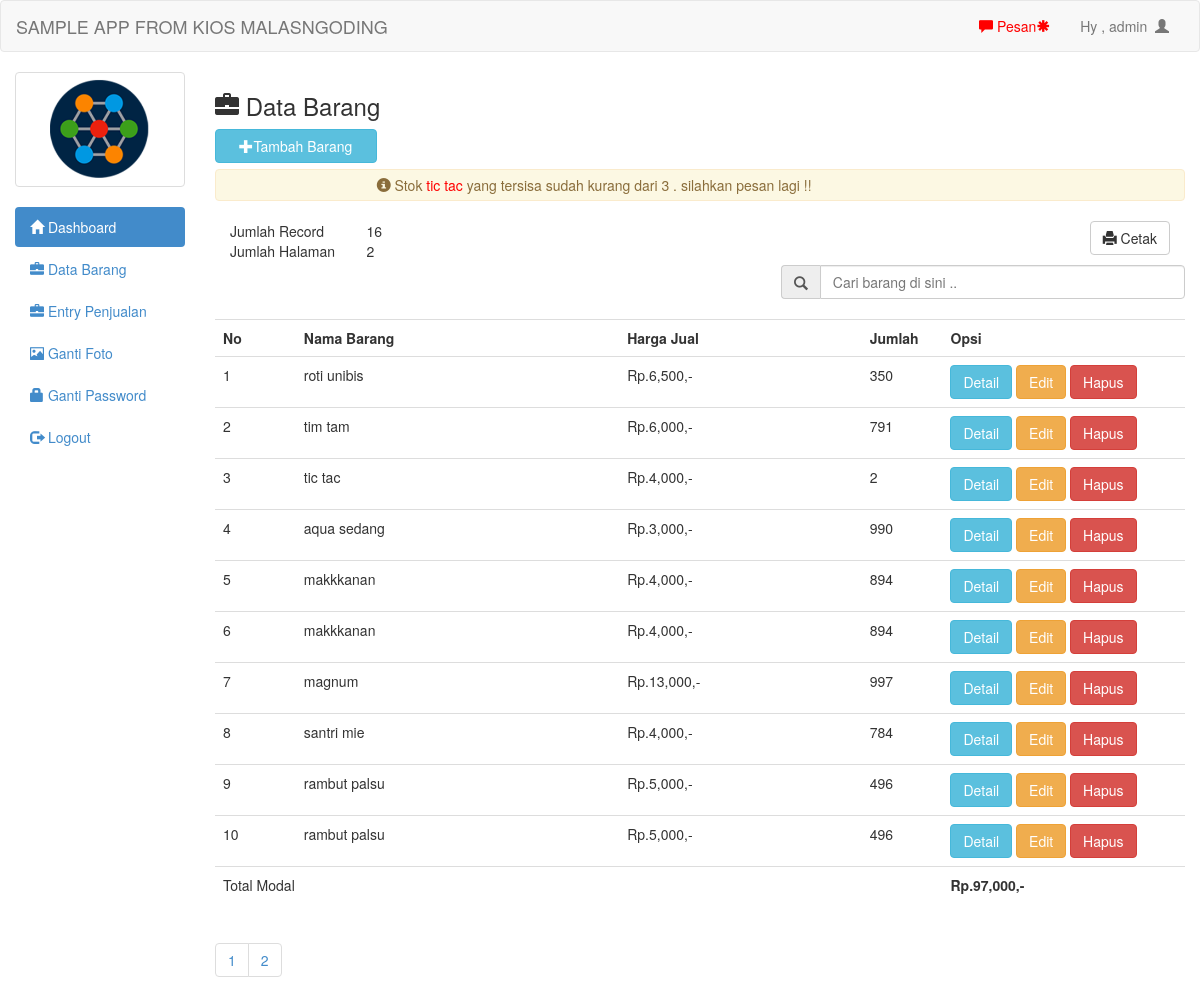
The app's page /admin/barang.php (signed in) with its own data.
### tables this page shows
CREATE TABLE `barang` (
  `id` int(11) NOT NULL,
  `nama` text NOT NULL,
  `jenis` text NOT NULL,
  `suplier` text NOT NULL,
  `modal` int(11) NOT NULL,
  `harga` int(11) NOT NULL,
  `jumlah` int(11) NOT NULL,
  `sisa` int(11) NOT NULL
);

### admin/barang.php (the view, shortened to what this page needs)
<?php include 'header.php'; ?>
<h3><span class="glyphicon glyphicon-briefcase"></span>  Data Barang</h3>
<button style="margin-bottom:20px" data-toggle="modal" data-target="#myModal" class="btn btn-info col-md-2"><span class="glyphicon glyphicon-plus"></span>Tambah Barang</button>
<br/>
<br/>
<?php
$periksa=mysql_query("select * from barang where jumlah <=3");
while($q=mysql_fetch_array($periksa)){
	if($q['jumlah']<=3){
		?>
		<?php
		echo "<div style='padding:5px' class='alert alert-warning'><span class='glyphicon glyphicon-info-sign'></span> Stok  <a style='color:red'>". $q['nama']."</a> yang tersisa sudah kurang dari 3 . silahkan pesan lagi !!</div>";
	}
}
?>
<?php
$per_hal=10;
$jumlah_record=mysql_query("SELECT COUNT(*) from barang");
$jum=mysql_result($jumlah_record, 0);
$halaman=ceil($jum / $per_hal);
$page = (isset($_GET['page'])) ? (int)$_GET['page'] : 1;
$start = ($page - 1) * $per_hal;
?>
<div class="col-md-12">
	<table class="col-md-2">
		<tr>
			<td>Jumlah Record</td>
			<td><?php echo $jum; ?></td>
		</tr>
		<tr>
			<td>Jumlah Halaman</td>
			<td><?php echo $halaman; ?></td>
		</tr>
	</table>
	<a style="margin-bottom:10px" href="lap_barang.php" target="_blank" class="btn btn-default pull-right"><span class='glyphicon glyphicon-print'></span>  Cetak</a>
</div>
<form action="cari_act.php" method="get">
	<div class="input-group col-md-5 col-md-offset-7">
		<span class="input-group-addon" id="basic-addon1"><span class="glyphicon glyphicon-search"></span></span>
		<input type="text" class="form-control" placeholder="Cari barang di sini .." aria-describedby="basic-addon1" name="cari">
	</div>
</form>
<br/>
<table class="table table-hover">
	<tr>
		<th class="col-md-1">No</th>
		<th class="col-md-4">Nama Barang</th>
		<th class="col-md-3">Harga Jual</th>
		<th class="col-md-1">Jumlah</th>
		<th class="col-md-3">Opsi</th>
	</tr>
	<?php
	if(isset($_GET['cari'])){
		$cari=mysql_real_escape_string($_GET['cari']);
		$brg=mysql_query("select * from barang where nama like '$cari' or jenis like '$cari'");
	}else{
		$brg=mysql_query("select * from barang limit $start, $per_hal");
	}
	$no=1;
	while($b=mysql_fetch_array($brg)){
		?>
		<tr>
			<td><?php echo $no++ ?></td>
			<td><?php echo $b['nama'] ?></td>
			<td>Rp.<?php echo number_format($b['harga']) ?>,-</td>
			<td><?php echo $b['jumlah'] ?></td>
			<td>
				<a href="det_barang.php?id=<?php echo $b['id']; ?>" class="btn btn-info">Detail</a>
				<a href="edit.php?id=<?php echo $b['id']; ?>" class="btn btn-warning">Edit</a>
				<a onclick="if(confirm('Apakah anda yakin ingin menghapus data ini ??')){ location.href='hapus.php?id=<?php echo $b['id']; ?>' }" class="btn btn-danger">Hapus</a>
			</td>
		</tr>
		<?php
	}
	?>
	<tr>
		<td colspan="4">Total Modal</td>
		<td>
		<?php
			$x=mysql_query("select sum(modal) as total from barang");
			$xx=mysql_fetch_array($x);
			echo "<b> Rp.". number_format($xx['total']).",-</b>";
		?>
		</td>
	</tr>
</table>
<ul class="pagination">
			<?php
			for($x=1;$x<=$halaman;$x++){
				?>
				<li><a href="?page=<?php echo $x ?>"><?php echo $x ?></a></li>
				<?php
			}
			?>
		</ul>
<?php
include 'footer.php';
?>

### admin/header.php (shortened to what this page needs)
<!DOCTYPE html>
<html>
<head>
	<link rel="stylesheet" type="text/css" href="../assets/css/bootstrap.css">
	<link rel="stylesheet" type="text/css" href="../assets/js/jquery-ui/jquery-ui.css">
</head>
<body>
	<div class="navbar navbar-default">
		<div class="container-fluid">
			<div class="navbar-header">
				<a href="http://www.malasngoding.com" class="navbar-brand">SAMPLE APP FROM KIOS MALASNGODING</a>
			</div>
			<div class="collapse navbar-collapse">
				<ul class="nav navbar-nav navbar-right">
					<li><a id="pesan_sedia" href="#" data-toggle="modal" data-target="#modalpesan"><span class='glyphicon glyphicon-comment'></span>  Pesan</a></li>
					<li><a class="dropdown-toggle" data-toggle="dropdown" role="button" href="#">Hy , <?php echo $_SESSION['uname']  ?>&nbsp&nbsp<span class="glyphicon glyphicon-user"></span></a></li>
				</ul>
			</div>
		</div>
	</div>
	<div class="col-md-2">
		<div class="row">
			<?php
			$use=$_SESSION['uname'];
			$fo=mysql_query("select foto from admin where uname='$use'");
			while($f=mysql_fetch_array($fo)){
				?>
				<div class="col-xs-6 col-md-12">
					<a class="thumbnail">
						<img class="img-responsive" src="foto/<?php echo $f['foto']; ?>">
					</a>
				</div>
				<?php
			}
			?>
		</div>
		<ul class="nav nav-pills nav-stacked">
			<li class="active"><a href="index.php"><span class="glyphicon glyphicon-home"></span>  Dashboard</a></li>
			<li><a href="barang.php"><span class="glyphicon glyphicon-briefcase"></span>  Data Barang</a></li>
			<li><a href="barang_laku.php"><span class="glyphicon glyphicon-briefcase"></span>  Entry Penjualan</a></li>
			<li><a href="ganti_foto.php"><span class="glyphicon glyphicon-picture"></span>  Ganti Foto</a></li>
			<li><a href="ganti_pass.php"><span class="glyphicon glyphicon-lock"></span> Ganti Password</a></li>
			<li><a href="logout.php"><span class="glyphicon glyphicon-log-out"></span>  Logout</a></li>
		</ul>
	</div>
	<div class="col-md-10">

### records on screen
barang: nama "tic tac", harga "4,000", jumlah "2"
barang: nama "roti unibis", harga "6,500", jumlah "350"
barang: nama "tim tam", harga "6,000", jumlah "791"
barang: nama "aqua sedang", harga "3,000", jumlah "990"
barang: nama "makkkanan", harga "4,000", jumlah "894"
barang: nama "makkkanan", harga "4,000", jumlah "894"
barang: nama "magnum", harga "13,000", jumlah "997"
barang: nama "santri mie", harga "4,000", jumlah "784"
barang: nama "rambut palsu", harga "5,000", jumlah "496"
barang: nama "rambut palsu", harga "5,000", jumlah "496"

### other values on screen
$_SESSION['uname'] "admin"
$jum "16"
$halaman "2"
$xx['total'] "97,000"
